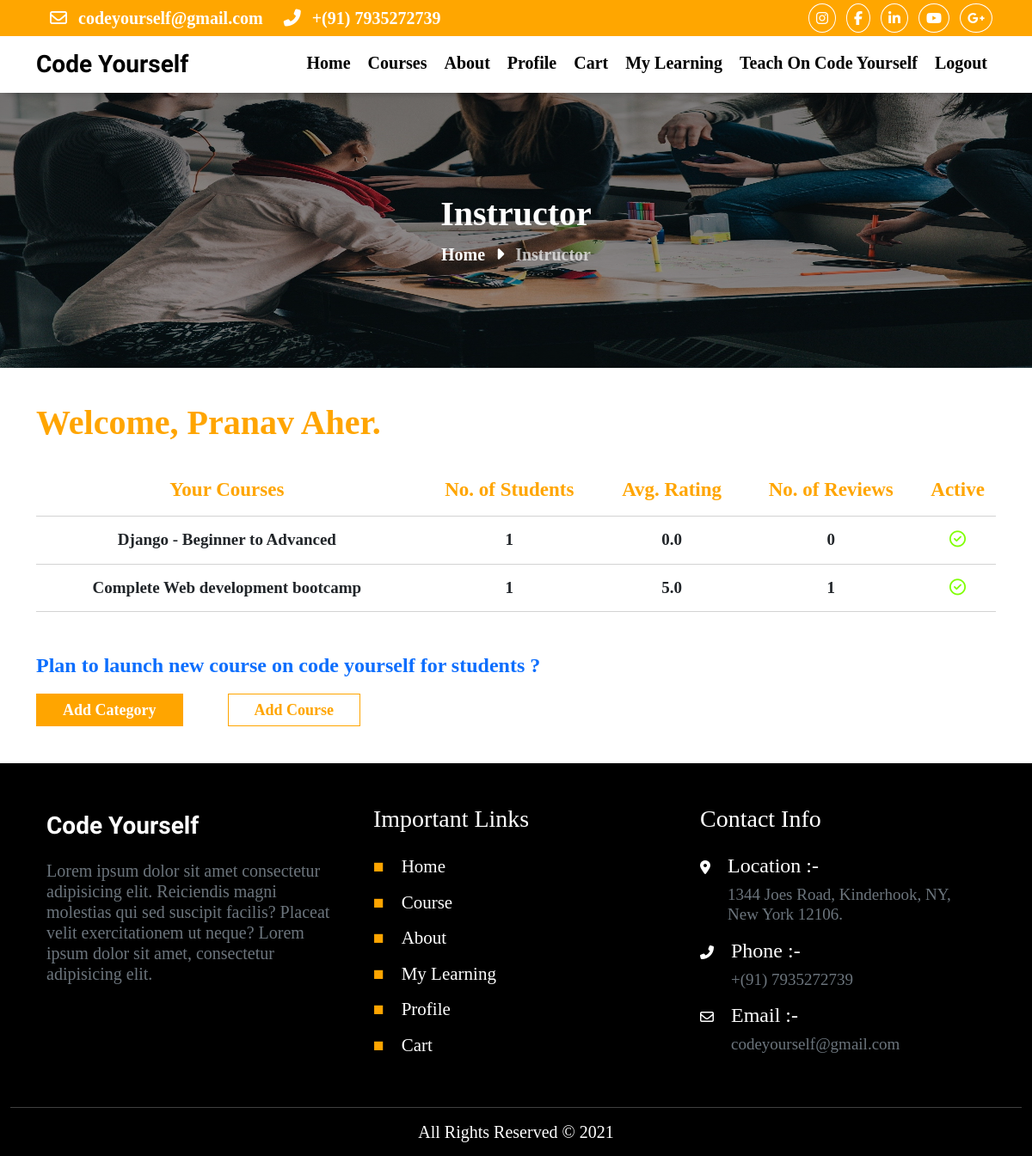
The app's page /instructor/ (signed in) with its own data.
### user/models.py (models this page shows, shortened)
class CustomUser(AbstractUser):
    name = models.CharField(max_length=50)
    instructor = models.BooleanField(default=False)
    email = models.EmailField(max_length=200, unique=True)
    is_admin = models.BooleanField(default=False)
    is_staff = models.BooleanField(default=False)
    is_active = models.BooleanField(default=True)
    is_superuser = models.BooleanField(default=False)
    description = models.TextField(max_length=2000)
    position = models.CharField(max_length=50, null=True)
    user_image = models.ImageField(upload_to="files/user", null=True, blank=True)
    objects = CustomUserManager()
    username = None
    first_name = None
    last_name = None
    groups = None
    user_permissions = None
    last_login = None
    USERNAME_FIELD = 'email'
    REQUIRED_FIELDS = ['name','instructor']

### course/models/courses.py (models this page shows, shortened)
class Course(models.Model):
    name = models.CharField(max_length=50, null=False, unique=True)
    slug = models.CharField(max_length=50, null=False, unique=True)
    course_description = models.TextField(max_length=10000)
    courses = models.ForeignKey(CourseCategory, on_delete=models.CASCADE)
    price = models.IntegerField(null=False)
    discount = models.IntegerField(default=0)
    active = models.BooleanField(default=False)
    instructor = models.ForeignKey(CustomUser, on_delete=models.CASCADE, null=True, blank=True)
    image = models.ImageField(upload_to="files/image")
    created_date = models.DateTimeField(auto_now_add=True)
    updated_date = models.DateTimeField(auto_now=True)
    resourse = models.FileField(upload_to="files/resourse", null=True, blank=True)
    certificate = models.CharField(max_length=10, null=True)
    level = models.CharField(max_length=50)
    language = models.CharField(max_length=50)
    caption = models.CharField(max_length=50)
    students = models.IntegerField(default=0)
    ratings = models.FloatField(default=0)
    reviews = models.IntegerField(default=0)

### instructor/views.py (the view, shortened to what this page needs)
# urls.py: path('', views.instructor_home_page, name='instructor_home_page'),
def instructor_home_page(request):
    if request.user.is_authenticated:
        try:
            verify = instructorapply.objects.get(user=request.user)
        except:
            verify = None
        if verify:
            if verify.status == "Accepted":
                courses = Course.objects.filter(instructor=request.user)
                return render(request, 'instructor/instructor_home_page.html', {"courses":courses})
            elif verify.status == "Rejected":
                messages.error(request, "Your application for instructor has been rejected you cannot apply again.")
                return redirect('home')
            else:
                messages.info(request, "Your application for instructor has been pending.")
                return redirect("home")
    return redirect("login")

### instructor/templates/instructor/instructor_home_page.html
{% extends 'course/base.html' %}
{% load static %}
{% block CustomStyles %}
    <link rel="stylesheet" href="{% static 'css/common.css' %}">
    <link rel="stylesheet" href="{% static 'css/instructor_home_page.css' %}">
{% endblock CustomStyles %}
{% block Content %}
    <div class="container-fluid courses_bg text-white">
        <h1 class="fw-bold">Instructor</h1>
        <div class="text-white">
            <a href="{% url 'home' %}" class="text-white fw-bold fs-5">Home</a>
            <span class="fw-bold mx-2 fs-5">
                <i class="fas fa-caret-right"></i>
            </span>
            <span class="fw-bold fs-5" style="color: rgba(243, 243, 243, 0.726); ">Instructor</span>
        </div>
    </div>
    <div class="container mt-4 pt-3">
        <h1 class="fw-bold text_orange">Welcome, {{request.user.name}}.</h1>
        {% if courses %}
            <div class="table-responsive-lg">
                <table class="w-100 mt-4">
                    <thead>
                        <tr>
                            <th class="text_orange text-center">Your Courses</th>
                            <th class="text_orange text-center">No. of Students</th>
                            <th class="text_orange text-center">Avg. Rating</th>
                            <th class="text_orange text-center">No. of Reviews</th>
                            <th class="text_orange text-center">Active</th>
                        </tr>
                    </thead>
                    <tbody>
                        {% for course in courses %}
                            <tr>
                                <td class="text-center">
                                    <a href="{% url 'course_detail' course.slug %}" class="text-dark">{{course.name}}</a>
                                </td>
                                <td class="text-center">{{course.students}}</td>
                                <td class="text-center">{{course.ratings}}</td>
                                <td class="text-center">{{course.reviews}}</td>
                                <td class="text-center">
                                    {% if course.active %}
                                        <i class="far fa-check-circle text_success"></i>
                                    {% else %}
                                        <i class="far fa-times-circle text_red"></i>
                                    {% endif %}
                                </td>
                            </tr>
                        {% endfor %}
                    </tbody>
                </table>
            </div>
        {% endif %}
    </div>
    <div class="container my-5">
        <h4 class="fw-bold text-primary mb-4">
            {% if courses %}
                Plan to launch new course on code yourself for students ?
            {% else %}
                Launch your first course on code yourself and start your teaching journey with us.
            {% endif %}
        </h4>
        <a href="{% url 'addcategory' %}" class="button">Add Category</a>
        <a href="{% url 'addcourse' %}" class="button_reverse mx-5">Add Course</a>
    </div>
{% endblock Content %}

### course/static/css/base.css (style rules this page uses)
* { margin: 0; padding: 0; box-sizing: border-box; font-family: 'Times New Roman', Times, serif; }
a { text-decoration: none!important; cursor: pointer!important; }
.text_orange { color: orange; }
.text_success { color: chartreuse; }

### course/static/css/common.css (style rules this page uses)
.courses_bg { background: linear-gradient( rgba(0, 0, 0, 0.486), rgba(0, 0, 0, 0.356)), url("../../static/images/people-2557396_1920.jpg"); width: 100%; height: 40vh; background-position: center; background-size: 100% 100%; object-fit: cover; display: flex; align-items: center; justify-content: center; flex-direction: column; z-index: 6; }
.button { background-color: orange; color: white; outline: none; padding: 8px 30px; font-weight: bold; font-size: 18px; transition: .5s ease all; border: 1px solid orange; }
.button_reverse { background-color: white; color: orange; outline: none; padding: 8px 30px; font-weight: bold; font-size: 18px; transition: .5s ease all; border: 1px solid orange; }

### course/static/css/instructor_home_page.css (style rules this page uses)
* { margin: 0; padding: 0; box-sizing: border-box; }
tr { border-bottom: 1px solid lightgray; }
th { font-size: 23px; }
tr { font-size: 19px; font-weight: bold; }
td, th { padding: 13px 0; }

### records on screen
CustomUser: user.name "Pranav Aher"
Course: name "Django - Beginner to Advanced", students "1", ratings "0.0", reviews "0", active True (drawn)
Course: name "Complete Web development bootcamp", students "1", ratings "5.0", reviews "1", active True (drawn)
